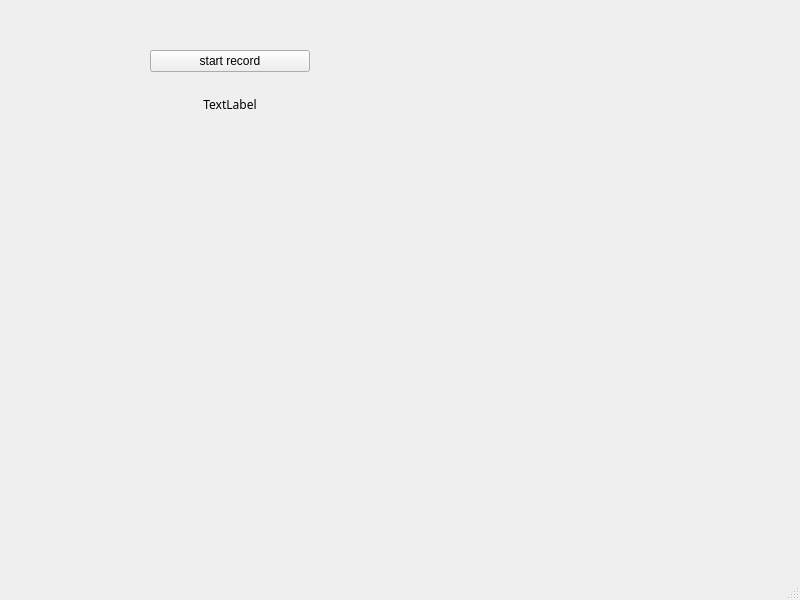
<?xml version="1.0" encoding="UTF-8"?>
<ui version="4.0">
 <class>MainWindow</class>
 <widget class="QMainWindow" name="MainWindow">
  <property name="geometry">
   <rect>
    <x>0</x>
    <y>0</y>
    <width>800</width>
    <height>600</height>
   </rect>
  </property>
  <property name="windowTitle">
   <string>MainWindow</string>
  </property>
  <widget class="QWidget" name="centralwidget">
   <widget class="QWidget" name="verticalLayoutWidget">
    <property name="geometry">
     <rect>
      <x>150</x>
      <y>50</y>
      <width>160</width>
      <height>80</height>
     </rect>
    </property>
    <layout class="QVBoxLayout" name="verticalLayout">
     <item>
      <widget class="QPushButton" name="audioButton">
       <property name="text">
        <string>start record</string>
       </property>
      </widget>
     </item>
     <item>
      <widget class="QLabel" name="timeLabel">
       <property name="font">
        <font>
         <family>Menlo</family>
        </font>
       </property>
       <property name="text">
        <string>TextLabel</string>
       </property>
       <property name="alignment">
        <set>Qt::AlignCenter</set>
       </property>
      </widget>
     </item>
    </layout>
   </widget>
  </widget>
  <widget class="QMenuBar" name="menubar">
   <property name="geometry">
    <rect>
     <x>0</x>
     <y>0</y>
     <width>800</width>
     <height>24</height>
    </rect>
   </property>
  </widget>
  <widget class="QStatusBar" name="statusbar"/>
 </widget>
 <resources/>
 <connections/>
</ui>
